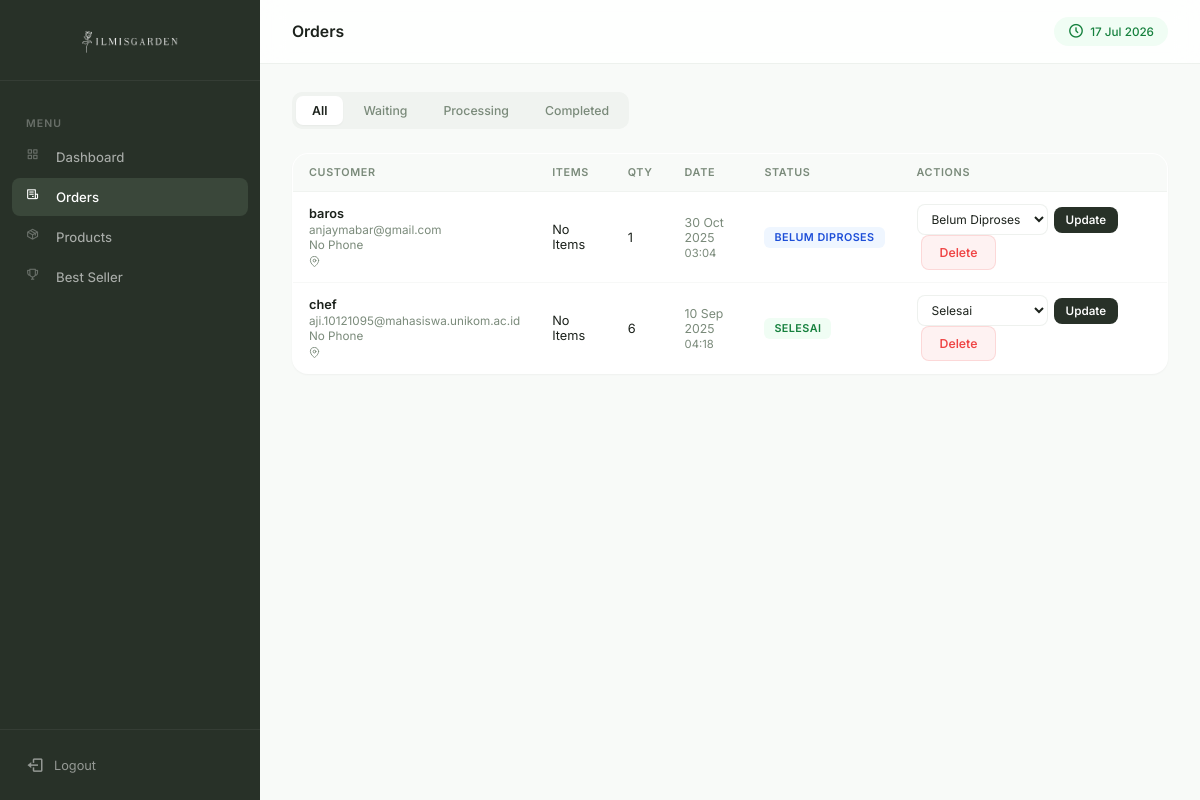
Before: /notuser/admin_transaction.php (signed in) with the older database file.
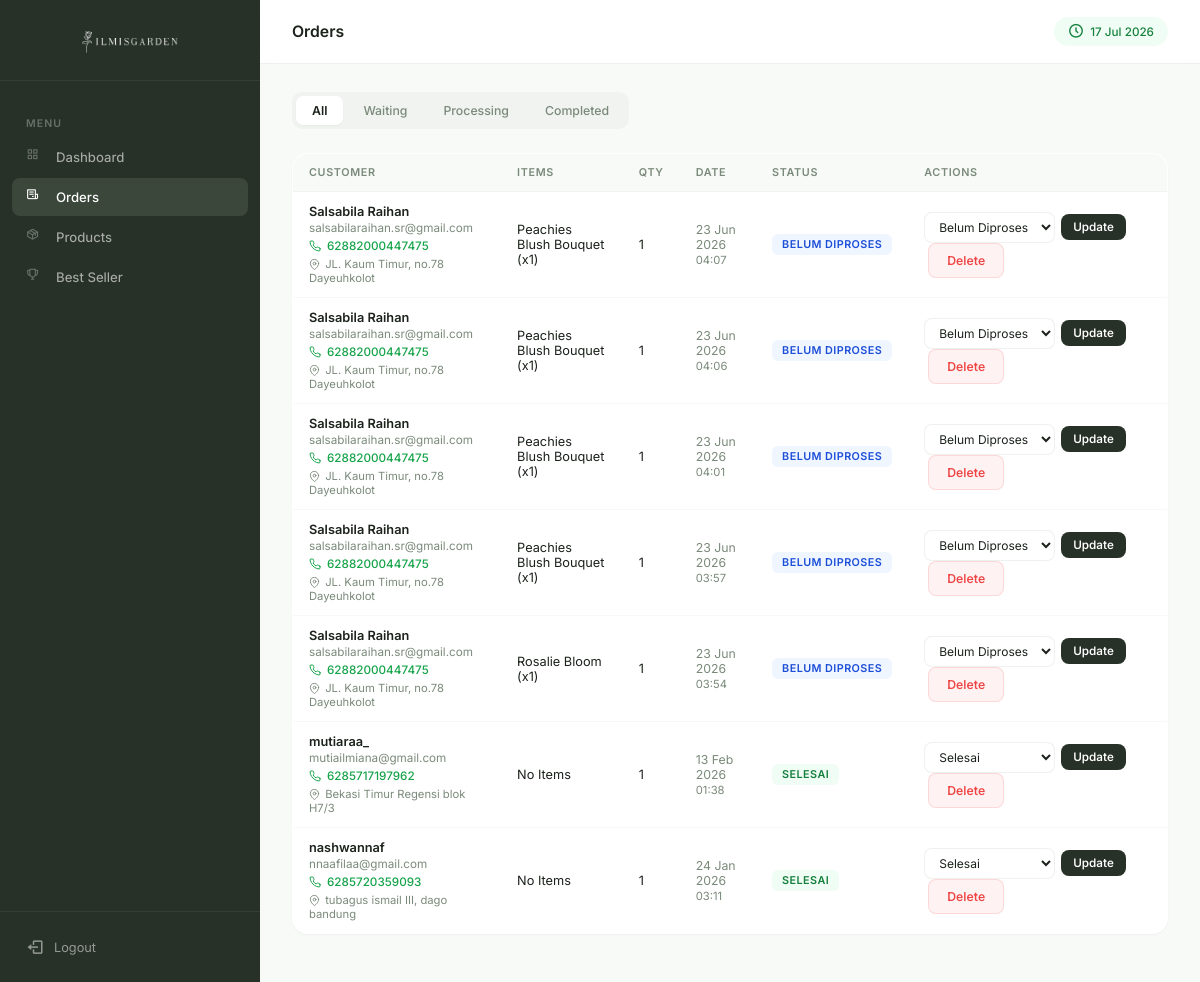
After: the same page with the newer database file.
### tables this page shows
CREATE TABLE `transactions` (
  `id_transaction` int(11) NOT NULL,
  `user_id` varchar(10) NOT NULL,
  `total_items` int(11) NOT NULL,
  `subtotal` bigint(20) NOT NULL,
  `status` enum('belum diproses','diproses','selesai') DEFAULT 'belum diproses',
  `created_at` timestamp NOT NULL DEFAULT current_timestamp()
);

CREATE TABLE `users` (
  `id_user` varchar(10) NOT NULL,
  `username` varchar(50) NOT NULL,
  `email` varchar(100) NOT NULL,
  `whatsapp` varchar(20) NOT NULL,
  `password` varchar(255) NOT NULL,
  `date_of_birth` date DEFAULT NULL,
  `created_at` timestamp NOT NULL DEFAULT current_timestamp(),
  `address` text NOT NULL
);

### notuser/admin_transaction.php (the view, shortened to what this page needs)
<?php
require '../conn/db.php';
function formatWA($number) {
    $number = preg_replace('/[^0-9]/', '', $number);
    if (substr($number, 0, 1) === '0') {
        $number = '62' . substr($number, 1);
    }
    return $number;
}
$status_filter = $_GET['status'] ?? 'all';
$sql = "
    SELECT
        t.id_transaction,
        t.total_items,
        t.subtotal,
        t.status,
        t.created_at,
        u.username,
        u.email,
        u.whatsapp,
        u.address,
        GROUP_CONCAT(p.name, ' (x', ti.qty, ')' SEPARATOR ', ') AS items
    FROM transactions t
    LEFT JOIN users u ON t.user_id = u.id_user
    LEFT JOIN transaction_items ti ON t.id_transaction = ti.transaction_id
    LEFT JOIN products p ON ti.product_id = p.id
    GROUP BY t.id_transaction
    ORDER BY t.created_at DESC
";
$transactions = $pdo->query($sql)->fetchAll();
?>
<!DOCTYPE html>
<html lang="id">
<head>
<link rel="stylesheet" href="admin_theme.css?v=<?= time() ?>">
<link href='https://unpkg.com/boxicons@2.1.4/css/boxicons.min.css' rel='stylesheet'>
</head>
<body>
<?php
$page_id = 'orders';
$page_title = 'Orders';
include 'admin_layout.php';
?>
<div class="tabs">
  <a href="?status=all" class="<?= $status_filter=='all'?'active':'' ?>">All</a>
  <a href="?status=belum diproses" class="<?= $status_filter=='belum diproses'?'active':'' ?>">Waiting</a>
  <a href="?status=diproses" class="<?= $status_filter=='diproses'?'active':'' ?>">Processing</a>
  <a href="?status=selesai" class="<?= $status_filter=='selesai'?'active':'' ?>">Completed</a>
</div>
<table class="transaction-table">
<thead>
<tr>
  <th>Customer</th>
  <th>Items</th>
  <th>Qty</th>
  <th>Date</th>
  <th>Status</th>
  <th>Actions</th>
</tr>
</thead>
<tbody>
<?php
$filtered = array_filter($transactions, function ($t) use ($status_filter) {
    return $status_filter === 'all' || $t['status'] === $status_filter;
});
if (empty($filtered)): ?>
<tr>
  <td colspan="6" class="empty">No orders found</td>
</tr>
<?php else:
foreach ($filtered as $t):
$wa = formatWA($t['whatsapp']);
if ($t['status'] === 'belum diproses') {
    $msg = 'Halo '.$t['username'].', pesanan Anda sudah kami terima.';
} elseif ($t['status'] === 'diproses') {
    $msg = 'Halo '.$t['username'].', pesanan Anda sedang diproses.';
} elseif ($t['status'] === 'selesai') {
    $msg = 'Halo '.$t['username'].', pesanan Anda sudah dikirim.';
} else {
    $msg = 'Halo '.$t['username'];
}
?>
<tr>
<td data-label="Customer">
  <div style="font-weight:600;margin-bottom:2px;"><?= htmlspecialchars($t['username'] ?? 'Guest / Deleted User') ?></div>
  <div style="font-size:0.78rem;color:var(--muted);"><?= htmlspecialchars($t['email'] ?? '-') ?></div>
  <?php if (!empty($wa)): ?>
  <a href="https://wa.me/<?= $wa ?>?text=<?= urlencode($msg) ?>"
     target="_blank"
     style="display:inline-flex;align-items:center;gap:4px;font-size:0.78rem;color:#16a34a;font-weight:500;margin-top:4px;">
     <?= htmlspecialchars($wa) ?>
  </a>
  <?php else: ?>
  <span style="font-size:0.78rem;color:var(--muted);">No Phone</span>
  <?php endif; ?>
  <div style="font-size:0.75rem;color:var(--muted);margin-top:2px;">
    <?= htmlspecialchars($t['address'] ?? '-') ?>
  </div>
</td>
<td data-label="Items" style="max-width:220px;"><?= htmlspecialchars($t['items'] ?? 'No Items') ?></td>
<td data-label="Qty"><?= (int)$t['total_items'] ?></td>
<td data-label="Date">
  <span style="font-size:0.82rem;color:var(--muted);">
    <?= date('d M Y', strtotime($t['created_at'])) ?>
    <br><span style="font-size:0.75rem;"><?= date('H:i', strtotime($t['created_at'])) ?></span>
  </span>
</td>
<td data-label="Status">
  <span class="status <?= $t['status'] ?>">
    <?= ucfirst($t['status']) ?>
  </span>
</td>
<td data-label="Actions">
  <form method="POST" class="status-form" style="display:inline-flex;">
    <select name="status">
      <option value="belum diproses" <?= $t['status']=='belum diproses'?'selected':'' ?>>Belum Diproses</option>
      <option value="selesai" <?= $t['status']=='selesai'?'selected':'' ?>>Selesai</option>
    </select>
    <button type="submit" name="update_status">Update</button>
  </form>
  <form method="POST" style="display:inline-flex;margin-left:4px;"
        onsubmit="return confirm('Yakin ingin menghapus transaksi ini?')">
    <button type="submit" name="delete_transaction" class="delete-btn">Delete</button>
  </form>
</td>
</tr>
<?php endforeach; endif; ?>
</tbody>
</table>
<?php include 'admin_layout_end.php'; ?>

### notuser/admin_layout.php (shortened to what this page needs)
<?php
$page_id    = $page_id    ?? 'dashboard';
$page_title = $page_title ?? 'Dashboard';
?>
<aside class="admin-sidebar" id="adminSidebar">
  <div class="admin-sidebar__logo">
    <img src="../img/F4F6F4-full.png" alt="IlmisGarden" style="max-height: 40px; width: auto; display: block; margin: 0 auto;">
  </div>
  <nav class="admin-sidebar__nav">
    <div class="admin-sidebar__section">Menu</div>
    <a href="dashboard.php" class="admin-sidebar__link <?= $page_id === 'dashboard' ? 'active' : '' ?>">
      <i class='bx bx-grid-alt'></i>
      Dashboard
    </a>
    <a href="admin_transaction.php" class="admin-sidebar__link <?= $page_id === 'orders' ? 'active' : '' ?>">
      <i class='bx bx-receipt'></i>
      Orders
    </a>
    <a href="product.php" class="admin-sidebar__link <?= $page_id === 'products' ? 'active' : '' ?>">
      <i class='bx bx-package'></i>
      Products
    </a>
    <a href="bestseller.php" class="admin-sidebar__link <?= $page_id === 'bestseller' ? 'active' : '' ?>">
      <i class='bx bx-trophy'></i>
      Best Seller
    </a>
  </nav>
  <div class="admin-sidebar__footer">
    <a href="logout_admin.php">
      <i class='bx bx-log-out' style="font-size: 1.2rem;"></i>
      Logout
    </a>
  </div>
</aside>
<header class="admin-topbar">
  <div class="admin-topbar__left">
    <span class="admin-topbar__title"><?= htmlspecialchars($page_title) ?></span>
  </div>
  <div class="admin-topbar__right">
    <span class="admin-topbar__badge">
      <i class='bx bx-time-five' style="font-size: 1.1rem;"></i>
      <?= date('d M Y') ?>
    </span>
  </div>
</header>
<main class="admin-main">
  <div class="admin-content">

### notuser/admin_layout_end.php (shortened to what this page needs)
  </div>
</main>
</body>
</html>

Changed rows visible on the page:
removed transactions: user.username "baros", user.email "anjaymabar@gmail.com", shows "No Phone", items "No Items", total_items "1", created_at "30 Oct 2025", created_at "03:04", status "BELUM DIPROSES", status "Belum Diproses"
removed transactions: user.username "chef", user.email "aji.10121095@mahasiswa.unikom.ac.id", shows "No Phone", items "No Items", total_items "6", created_at "10 Sep 2025", created_at "04:18", status "SELESAI", status "Selesai"
added transactions: user.username "Salsabila Raihan", user.email "salsabilaraihan.sr@gmail.com", user.whatsapp "62882000447475", user.address "JL. Kaum Timur, no.78 Dayeuhkolot", items "Peachies Blush Bouquet (x1)", total_items "1", created_at "23 Jun 2026", created_at "04:07", status "BELUM DIPROSES", status "Belum Diproses"
added transactions: user.username "Salsabila Raihan", user.email "salsabilaraihan.sr@gmail.com", user.whatsapp "62882000447475", user.address "JL. Kaum Timur, no.78 Dayeuhkolot", items "Peachies Blush Bouquet (x1)", total_items "1", created_at "23 Jun 2026", created_at "04:06", status "BELUM DIPROSES", status "Belum Diproses"
added transactions: user.username "Salsabila Raihan", user.email "salsabilaraihan.sr@gmail.com", user.whatsapp "62882000447475", user.address "JL. Kaum Timur, no.78 Dayeuhkolot", items "Peachies Blush Bouquet (x1)", total_items "1", created_at "23 Jun 2026", created_at "04:01", status "BELUM DIPROSES", status "Belum Diproses"
added transactions: user.username "Salsabila Raihan", user.email "salsabilaraihan.sr@gmail.com", user.whatsapp "62882000447475", user.address "JL. Kaum Timur, no.78 Dayeuhkolot", items "Peachies Blush Bouquet (x1)", total_items "1", created_at "23 Jun 2026", created_at "03:57", status "BELUM DIPROSES", status "Belum Diproses"
added transactions: user.username "Salsabila Raihan", user.email "salsabilaraihan.sr@gmail.com", user.whatsapp "62882000447475", user.address "JL. Kaum Timur, no.78 Dayeuhkolot", items "Rosalie Bloom (x1)", total_items "1", created_at "23 Jun 2026", created_at "03:54", status "BELUM DIPROSES", status "Belum Diproses"
added transactions: user.username "mutiaraa_", user.email "mutiailmiana@gmail.com", user.whatsapp "6285717197962", user.address "Bekasi Timur Regensi blok H7/3", items "No Items", total_items "1", created_at "13 Feb 2026", created_at "01:38", status "SELESAI", status "Selesai"
added transactions: user.username "nashwannaf", user.email "nnaafilaa@gmail.com", user.whatsapp "6285720359093", user.address "tubagus ismail III, dago bandung", items "No Items", total_items "1", created_at "24 Jan 2026", created_at "03:11", status "SELESAI", status "Selesai"
